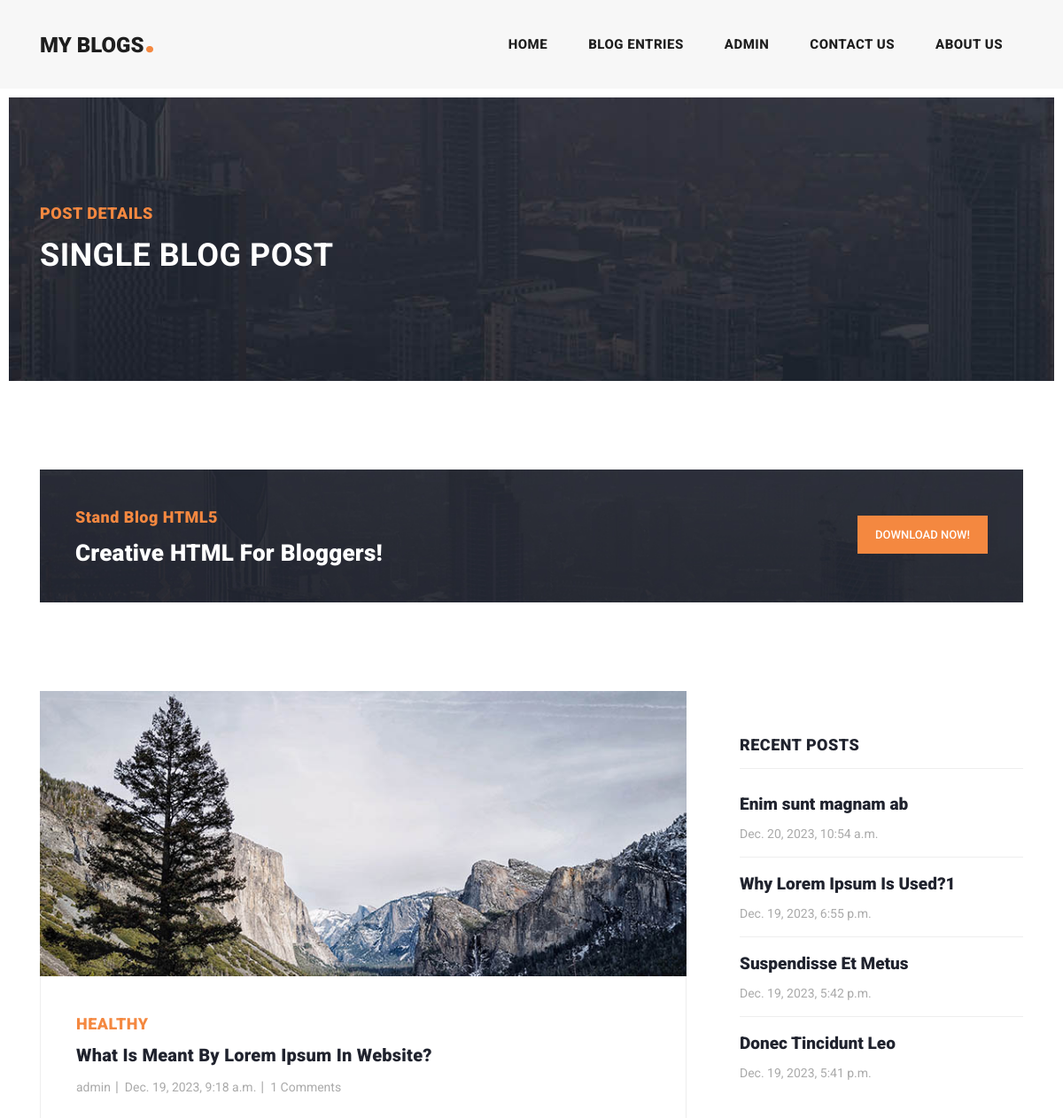
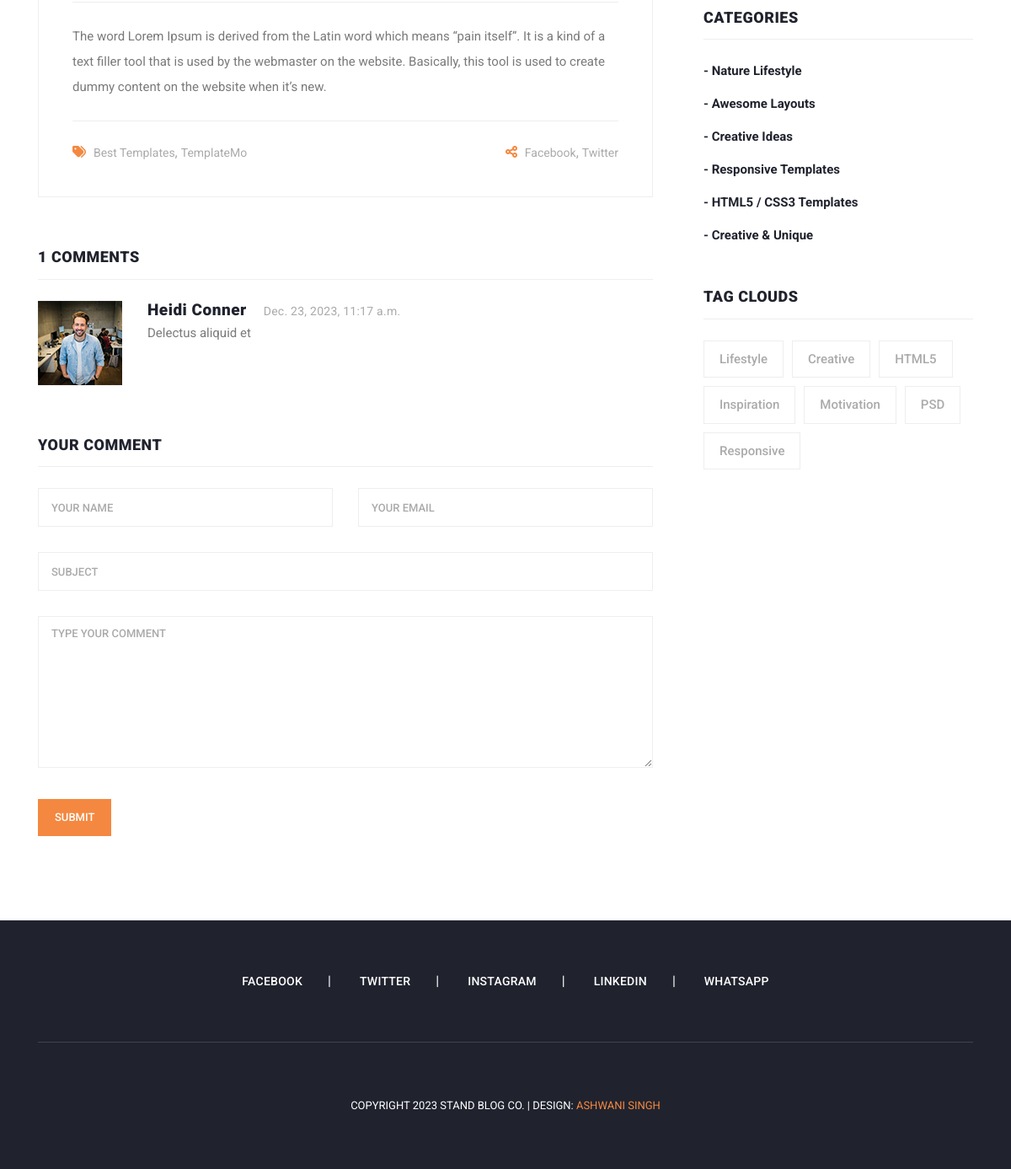
Page /postdetails/1/ on the committed database (2 pictures, top to bottom).
### web/models.py (models this page shows)
class Blog(models.Model):
    categories=models.CharField(max_length=50)
    title=models.CharField(max_length=100)
    description=models.TextField()
    writer=models.CharField(max_length=30)
    date=models.DateTimeField(auto_now_add=True)
    image=models.ImageField(upload_to='blog/')
    banner_image=models.ImageField(upload_to='banner/',null=True)
    class Meta:
        db_table='blog'

class Comments(models.Model):
    blog = models.ForeignKey(Blog, on_delete=models.CASCADE, related_name='comments')
    date=models.DateTimeField(auto_now_add=True,null=True)
    name=models.CharField(max_length=50)
    email=models.EmailField(max_length=100)
    subject=models.CharField(max_length=100)
    comments=models.TextField()
    class Meta:
        db_table='comments'

### web/views.py (the view, shortened to what this page needs)
# urls.py: path('postdetails/<int:blog_id>/', views.postDetails, name='postdetails'),
def postDetails(request, blog_id):
    recent_blogs=models.Blog.objects.all().order_by('-date')[:4]
    print(f"Received blog_id: {blog_id}")
    blogs = models.Blog.objects.filter(id=blog_id)
    blog = models.Blog.objects.get(id=blog_id)
    comments = models.Comments.objects.filter(blog=blog)
    comment_count = comments.count()
    return render(request, 'post-details.html', {'blogs': blogs,'recent_blogs':recent_blogs, 'comments': comments,'comment_count':comment_count})

### template/post-details.html (shortened to what this page needs)
{% extends 'base/base.html' %}
{% load static %}
{% block body %}
    <div class="heading-page header-text">
      <section class="page-heading">
        <div class="container">
          <div class="row">
            <div class="col-lg-12">
              <div class="text-content">
                <h4>Post Details</h4>
                <h2>Single blog post</h2>
              </div>
            </div>
          </div>
        </div>
      </section>
    </div>
    <section class="call-to-action">
      <div class="container">
        <div class="row">
          <div class="col-lg-12">
            <div class="main-content">
              <div class="row">
                <div class="col-lg-8">
                  <span>Stand Blog HTML5 </span>
                  <h4>Creative HTML For Bloggers!</h4>
                </div>
                <div class="col-lg-4">
                  <div class="main-button">
                    <a rel="nofollow" href="" target="_parent">Download Now!</a>
                  </div>
                </div>
              </div>
            </div>
          </div>
        </div>
      </div>
    </section>
    <section class="blog-posts grid-system">
      <div class="container">
        <div class="row">
          <div class="col-lg-8">
            <div class="all-blog-posts">
              <div class="row">
                {% for blog in blogs %}
                <div class="col-lg-12">
                  <div class="blog-post">
                    <div class="blog-thumb">
                      <img src="/media/{{blog.image}}" alt="">
                    </div>
                    <div class="down-content">
                      <span>{{blog.categories}}</span>
                      <a href="post-details.html"><h4>{{blog.title}}</h4></a>
                      <ul class="post-info">
                        <li><a href="#">{{blog.writer}}</a></li>
                        <li><a href="#">{{blog.date}}</a></li>
                        <li><a href="#">{{ comment_count }} Comments</a></li>
                      </ul>
                      <p>{{blog.description}}</p>
                      <div class="post-options">
                        <div class="row">
                          <div class="col-6">
                            <ul class="post-tags">
                              <li><i class="fa fa-tags"></i></li>
                              <li><a href="#">Best Templates</a>,</li>
                              <li><a href="#">TemplateMo</a></li>
                            </ul>
                          </div>
                          <div class="col-6">
                            <ul class="post-share">
                              <li><i class="fa fa-share-alt"></i></li>
                              <li><a href="#">Facebook</a>,</li>
                              <li><a href="#"> Twitter</a></li>
                            </ul>
                          </div>
                        </div>
                      </div>
                    </div>
                  </div>
                </div>
                {% endfor %}
                <div class="col-lg-12">
                  <div class="sidebar-item comments">
                    <div class="sidebar-heading">
                      <h2>{{ comment_count }} comments</h2>
                    </div>
                    <div class="content">
                      <ul>
                        {% for c in comments %}
                          <li>
                            <div class="author-thumb">
                              <img src="assets/images/comment-author-01.jpg" alt="">
                            </div>
                            <div class="right-content">
                              <h4>{{c.name}}<span>{{c.date}}</span></h4>
                              <p>{{c.comments}}</p>
                            </div>
                          </li>
                        {% endfor %}
                      </ul>
                    </div>
                  </div>
                </div>
                <div class="col-lg-12">
                  <div class="sidebar-item submit-comment">
                    <div class="sidebar-heading">
                      <h2>Your comment</h2>
                    </div>
                    <div class="content">
                      <form id="comment" action="" method="post">
                        <div class="row">
                          <div class="col-md-6 col-sm-12">
                            <fieldset>
                              <input name="name" type="text" id="name" placeholder="Your name" required="">
                            </fieldset>
                          </div>
                          <div class="col-md-6 col-sm-12">
                            <fieldset>
                              <input name="email" type="text" id="email" placeholder="Your email" required="">
                            </fieldset>
                          </div>
                          <div class="col-md-12 col-sm-12">
                            <fieldset>
                              <input name="subject" type="text" id="subject" placeholder="Subject">
                            </fieldset>
                          </div>
                          <div class="col-lg-12">
                            <fieldset>
                              <textarea name="message" rows="6" id="message" placeholder="Type your comment" required=""></textarea>
                            </fieldset>
                          </div>
                          <div class="col-lg-12">
                            <fieldset>
                              <button type="submit" id="form-submit" class="main-button">Submit</button>
                            </fieldset>
                          </div>
                        </div>
                      </form>
                    </div>
                  </div>
                </div>
              </div>
            </div>
          </div>
          <div class="col-lg-4">
            <div class="sidebar">
              <div class="row">
                <div class="col-lg-12">
                  <div class="sidebar-item recent-posts">
                    <div class="sidebar-heading">
                      <h2>Recent Posts</h2>
                    </div>
                    <div class="content">
                      <ul>
                        {% for r in recent_blogs %}
                        <li><a href="{% url 'postdetails' blog_id=r.id %}">
                          <h5>{{r.title}}</h5>
                          <span>{{r.date}}</span>
                        </a></li>
                        {% endfor %}
                      </ul>
                    </div>
                  </div>
                </div>
                <div class="col-lg-12">
                  <div class="sidebar-item categories">
                    <div class="sidebar-heading">
                      <h2>Categories</h2>
                    </div>
                    <div class="content">
                      <ul>
                        <li><a href="#">- Nature Lifestyle</a></li>
                        <li><a href="#">- Awesome Layouts</a></li>
                        <li><a href="#">- Creative Ideas</a></li>
                        <li><a href="#">- Responsive Templates</a></li>
                        <li><a href="#">- HTML5 / CSS3 Templates</a></li>
                        <li><a href="#">- Creative &amp; Unique</a></li>
                      </ul>
                    </div>
                  </div>
                </div>
                <div class="col-lg-12">
                  <div class="sidebar-item tags">
                    <div class="sidebar-heading">
                      <h2>Tag Clouds</h2>
                    </div>
                    <div class="content">
                      <ul>
                        <li><a href="#">Lifestyle</a></li>
                        <li><a href="#">Creative</a></li>
                        <li><a href="#">HTML5</a></li>
                        <li><a href="#">Inspiration</a></li>
                        <li><a href="#">Motivation</a></li>
                        <li><a href="#">PSD</a></li>
                        <li><a href="#">Responsive</a></li>
                      </ul>
                    </div>
                  </div>
                </div>
              </div>
            </div>
          </div>
        </div>
      </div>
    </section>
    {% endblock %}

### rows in the picture
Blog: image (picture), categories "HEALTHY", title "What Is Meant By Lorem Ipsum In Website?", writer "admin", date "Dec. 19, 2023, 9:18 a.m.", id "1", description "The word Lorem Ipsum is derived from the Latin word which means “pain itself”. It is a kind of a text filler tool that is used by the webmaster on the website. Basically, this tool is used to create dummy content on the website when it’s new."
Comments: name "Heidi Conner", date "Dec. 23, 2023, 11:17 a.m.", comments "Delectus aliquid et"
Blog: title "Enim sunt magnam ab", date "Dec. 20, 2023, 10:54 a.m."
Blog: title "Why Lorem Ipsum Is Used?1", date "Dec. 19, 2023, 6:55 p.m."
Blog: title "Suspendisse Et Metus", date "Dec. 19, 2023, 5:42 p.m."
Blog: title "Donec Tincidunt Leo", date "Dec. 19, 2023, 5:41 p.m."

### other values in the picture
{{ comment_count }} "1"
